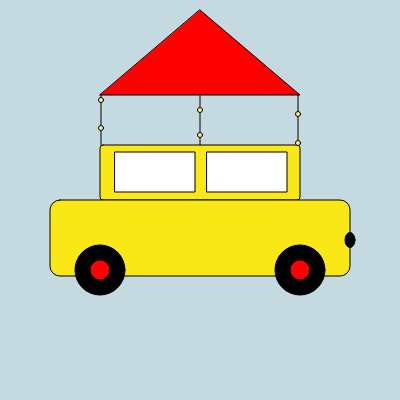
Frame 1 (no input)
Frame 60 (no input): identical to frame 1, image omitted
Frame 120 (the mouse pressed at the canvas centre since frame 60): identical to frame 1, image omitted

The p5.js sketch that drew this single still picture (run headless with seeded random() and noise() and a simulated clock; from frame 60 on, the mouse is pressed at the canvas centre):

// p5.js sketch
// ── sketch.js
function setup() {
  createCanvas(400, 400);
}

function draw() {
  background(197, 217, 225);

  //if u want to colour the specific colour
  fill(249, 232, 21);
  //rect fo rectangle (x, y, width, height )
  rect(100, 145, 200, 55, 3); //top
  rect(50, 200, 300, 76, 10); //bottom

  //wheels
  //ellipse (x, y, width, height)
  fill(0, 0, 0);
  ellipse(100, 270, 50, 50); //left wheel
  ellipse(300, 270, 50, 50); //right wheen
  // center part
  fill(255, 0, 0);
  ellipse(100, 270, 20, 20); //left inner wheel
  ellipse(300, 270, 20, 20); //right inner wheel

  //roof
  //triangle (x1,y1, x2,   y2, x3,  y3 )
  triangle(100, 95, 300, 95, 200, 10);

  //   lines conecting
  //line(x1, y1, x2, y2)
  line(101, 145, 101, 95); // left
  line(200, 145, 200, 95); // mid
  line(298, 145, 298, 95); // right

  // balls  (x,   y, width height)
  fill(255, 244, 0222);
  //1st line circle
  ellipse(101, 100, 5, 5);
  ellipse(101, 128, 5, 5);
  //2nd line circle
  ellipse(200, 110, 5, 5);
  ellipse(200, 135, 5, 5);
  //3rdline circle
  ellipse(298, 143, 5, 5);
  ellipse(298, 114, 5, 5);

  //headlight
  fill(0, 0, 0);
  ellipse(350, 240, 10, 15);
  //window
  fill(255, 255, 255);
  rect(115, 152, 80, 40);
  rect(207, 152, 80, 40);

  // square(x, y, s,)
  // square(130, 150, 43);
}
